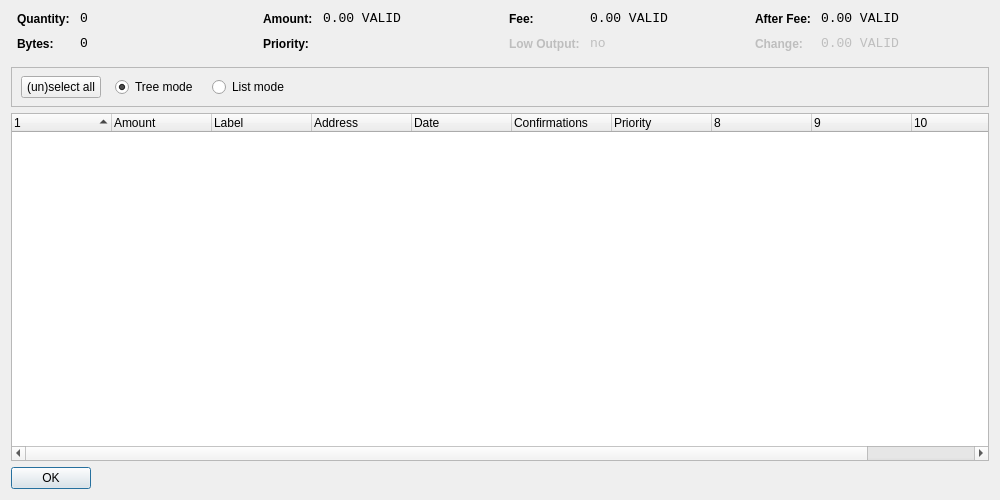
<?xml version="1.0" encoding="UTF-8"?>
<ui version="4.0">
 <class>CoinControlDialog</class>
 <widget class="QDialog" name="CoinControlDialog">
  <property name="geometry">
   <rect>
    <x>0</x>
    <y>0</y>
    <width>1000</width>
    <height>500</height>
   </rect>
  </property>
  <property name="windowTitle">
   <string>Coin Control</string>
  </property>
  <layout class="QVBoxLayout" name="verticalLayout">
   <item>
    <layout class="QHBoxLayout" name="horizontalLayoutTop" stretch="0,0,0,0">
     <property name="topMargin">
      <number>0</number>
     </property>
     <property name="bottomMargin">
      <number>10</number>
     </property>
     <item>
      <layout class="QFormLayout" name="formLayoutCoinControl1">
       <property name="horizontalSpacing">
        <number>10</number>
       </property>
       <property name="verticalSpacing">
        <number>10</number>
       </property>
       <property name="leftMargin">
        <number>6</number>
       </property>
       <property name="rightMargin">
        <number>6</number>
       </property>
       <item row="0" column="0">
        <widget class="QLabel" name="labelCoinControlQuantityText">
         <property name="styleSheet">
          <string notr="true">font-weight:bold;</string>
         </property>
         <property name="text">
          <string>Quantity:</string>
         </property>
        </widget>
       </item>
       <item row="0" column="1">
        <widget class="QLabel" name="labelCoinControlQuantity">
         <property name="font">
          <font>
           <family>Monospace</family>
           <pointsize>10</pointsize>
          </font>
         </property>
         <property name="cursor">
          <cursorShape>IBeamCursor</cursorShape>
         </property>
         <property name="contextMenuPolicy">
          <enum>Qt::ActionsContextMenu</enum>
         </property>
         <property name="text">
          <string notr="true">0</string>
         </property>
         <property name="textInteractionFlags">
          <set>Qt::LinksAccessibleByMouse|Qt::TextSelectableByKeyboard|Qt::TextSelectableByMouse</set>
         </property>
        </widget>
       </item>
       <item row="1" column="0">
        <widget class="QLabel" name="labelCoinControlBytesText">
         <property name="styleSheet">
          <string notr="true">font-weight:bold;</string>
         </property>
         <property name="text">
          <string>Bytes:</string>
         </property>
        </widget>
       </item>
       <item row="1" column="1">
        <widget class="QLabel" name="labelCoinControlBytes">
         <property name="font">
          <font>
           <family>Monospace</family>
           <pointsize>10</pointsize>
          </font>
         </property>
         <property name="cursor">
          <cursorShape>IBeamCursor</cursorShape>
         </property>
         <property name="contextMenuPolicy">
          <enum>Qt::ActionsContextMenu</enum>
         </property>
         <property name="text">
          <string notr="true">0</string>
         </property>
         <property name="textInteractionFlags">
          <set>Qt::LinksAccessibleByMouse|Qt::TextSelectableByKeyboard|Qt::TextSelectableByMouse</set>
         </property>
        </widget>
       </item>
      </layout>
     </item>
     <item>
      <layout class="QFormLayout" name="formLayoutCoinControl2">
       <property name="horizontalSpacing">
        <number>10</number>
       </property>
       <property name="verticalSpacing">
        <number>10</number>
       </property>
       <property name="leftMargin">
        <number>6</number>
       </property>
       <property name="rightMargin">
        <number>6</number>
       </property>
       <item row="0" column="0">
        <widget class="QLabel" name="labelCoinControlAmountText">
         <property name="styleSheet">
          <string notr="true">font-weight:bold;</string>
         </property>
         <property name="text">
          <string>Amount:</string>
         </property>
        </widget>
       </item>
       <item row="0" column="1">
        <widget class="QLabel" name="labelCoinControlAmount">
         <property name="font">
          <font>
           <family>Monospace</family>
           <pointsize>10</pointsize>
          </font>
         </property>
         <property name="cursor">
          <cursorShape>IBeamCursor</cursorShape>
         </property>
         <property name="contextMenuPolicy">
          <enum>Qt::ActionsContextMenu</enum>
         </property>
         <property name="text">
          <string notr="true">0.00 VALID</string>
         </property>
         <property name="textInteractionFlags">
          <set>Qt::LinksAccessibleByMouse|Qt::TextSelectableByKeyboard|Qt::TextSelectableByMouse</set>
         </property>
        </widget>
       </item>
       <item row="1" column="0">
        <widget class="QLabel" name="labelCoinControlPriorityText">
         <property name="styleSheet">
          <string notr="true">font-weight:bold;</string>
         </property>
         <property name="text">
          <string>Priority:</string>
         </property>
        </widget>
       </item>
       <item row="1" column="1">
        <widget class="QLabel" name="labelCoinControlPriority">
         <property name="font">
          <font>
           <family>Monospace</family>
           <pointsize>10</pointsize>
          </font>
         </property>
         <property name="cursor">
          <cursorShape>IBeamCursor</cursorShape>
         </property>
         <property name="contextMenuPolicy">
          <enum>Qt::ActionsContextMenu</enum>
         </property>
         <property name="text">
          <string/>
         </property>
         <property name="textInteractionFlags">
          <set>Qt::LinksAccessibleByMouse|Qt::TextSelectableByKeyboard|Qt::TextSelectableByMouse</set>
         </property>
        </widget>
       </item>
      </layout>
     </item>
     <item>
      <layout class="QFormLayout" name="formLayoutCoinControl3">
       <property name="horizontalSpacing">
        <number>10</number>
       </property>
       <property name="verticalSpacing">
        <number>10</number>
       </property>
       <property name="leftMargin">
        <number>6</number>
       </property>
       <property name="rightMargin">
        <number>6</number>
       </property>
       <item row="0" column="0">
        <widget class="QLabel" name="labelCoinControlFeeText">
         <property name="styleSheet">
          <string notr="true">font-weight:bold;</string>
         </property>
         <property name="text">
          <string>Fee:</string>
         </property>
        </widget>
       </item>
       <item row="0" column="1">
        <widget class="QLabel" name="labelCoinControlFee">
         <property name="font">
          <font>
           <family>Monospace</family>
           <pointsize>10</pointsize>
          </font>
         </property>
         <property name="cursor">
          <cursorShape>IBeamCursor</cursorShape>
         </property>
         <property name="contextMenuPolicy">
          <enum>Qt::ActionsContextMenu</enum>
         </property>
         <property name="text">
          <string notr="true">0.00 VALID</string>
         </property>
         <property name="textInteractionFlags">
          <set>Qt::LinksAccessibleByMouse|Qt::TextSelectableByKeyboard|Qt::TextSelectableByMouse</set>
         </property>
        </widget>
       </item>
       <item row="1" column="0">
        <widget class="QLabel" name="labelCoinControlLowOutputText">
         <property name="enabled">
          <bool>false</bool>
         </property>
         <property name="styleSheet">
          <string notr="true">font-weight:bold;</string>
         </property>
         <property name="text">
          <string>Low Output:</string>
         </property>
        </widget>
       </item>
       <item row="1" column="1">
        <widget class="QLabel" name="labelCoinControlLowOutput">
         <property name="enabled">
          <bool>false</bool>
         </property>
         <property name="font">
          <font>
           <family>Monospace</family>
           <pointsize>10</pointsize>
          </font>
         </property>
         <property name="cursor">
          <cursorShape>IBeamCursor</cursorShape>
         </property>
         <property name="contextMenuPolicy">
          <enum>Qt::ActionsContextMenu</enum>
         </property>
         <property name="text">
          <string notr="true">no</string>
         </property>
         <property name="textInteractionFlags">
          <set>Qt::LinksAccessibleByMouse|Qt::TextSelectableByKeyboard|Qt::TextSelectableByMouse</set>
         </property>
        </widget>
       </item>
      </layout>
     </item>
     <item>
      <layout class="QFormLayout" name="formLayoutCoinControl4">
       <property name="horizontalSpacing">
        <number>10</number>
       </property>
       <property name="verticalSpacing">
        <number>10</number>
       </property>
       <property name="leftMargin">
        <number>6</number>
       </property>
       <property name="rightMargin">
        <number>6</number>
       </property>
       <item row="0" column="0">
        <widget class="QLabel" name="labelCoinControlAfterFeeText">
         <property name="styleSheet">
          <string notr="true">font-weight:bold;</string>
         </property>
         <property name="text">
          <string>After Fee:</string>
         </property>
        </widget>
       </item>
       <item row="0" column="1">
        <widget class="QLabel" name="labelCoinControlAfterFee">
         <property name="font">
          <font>
           <family>Monospace</family>
           <pointsize>10</pointsize>
          </font>
         </property>
         <property name="cursor">
          <cursorShape>IBeamCursor</cursorShape>
         </property>
         <property name="contextMenuPolicy">
          <enum>Qt::ActionsContextMenu</enum>
         </property>
         <property name="text">
          <string notr="true">0.00 VALID</string>
         </property>
         <property name="textInteractionFlags">
          <set>Qt::LinksAccessibleByMouse|Qt::TextSelectableByKeyboard|Qt::TextSelectableByMouse</set>
         </property>
        </widget>
       </item>
       <item row="1" column="0">
        <widget class="QLabel" name="labelCoinControlChangeText">
         <property name="enabled">
          <bool>false</bool>
         </property>
         <property name="styleSheet">
          <string notr="true">font-weight:bold;</string>
         </property>
         <property name="text">
          <string>Change:</string>
         </property>
        </widget>
       </item>
       <item row="1" column="1">
        <widget class="QLabel" name="labelCoinControlChange">
         <property name="enabled">
          <bool>false</bool>
         </property>
         <property name="font">
          <font>
           <family>Monospace</family>
           <pointsize>10</pointsize>
          </font>
         </property>
         <property name="cursor">
          <cursorShape>IBeamCursor</cursorShape>
         </property>
         <property name="contextMenuPolicy">
          <enum>Qt::ActionsContextMenu</enum>
         </property>
         <property name="text">
          <string notr="true">0.00 VALID</string>
         </property>
         <property name="textInteractionFlags">
          <set>Qt::LinksAccessibleByMouse|Qt::TextSelectableByKeyboard|Qt::TextSelectableByMouse</set>
         </property>
        </widget>
       </item>
      </layout>
     </item>
    </layout>
   </item>
   <item>
    <widget class="QFrame" name="frame">
     <property name="minimumSize">
      <size>
       <width>0</width>
       <height>40</height>
      </size>
     </property>
     <property name="frameShape">
      <enum>QFrame::StyledPanel</enum>
     </property>
     <property name="frameShadow">
      <enum>QFrame::Sunken</enum>
     </property>
     <widget class="QWidget" name="horizontalLayoutWidget">
      <property name="geometry">
       <rect>
        <x>10</x>
        <y>0</y>
        <width>781</width>
        <height>41</height>
       </rect>
      </property>
      <layout class="QHBoxLayout" name="horizontalLayoutPanel" stretch="0,0,0,0,0">
       <property name="spacing">
        <number>14</number>
       </property>
       <item>
        <widget class="QPushButton" name="pushButtonSelectAll">
         <property name="sizePolicy">
          <sizepolicy hsizetype="Maximum" vsizetype="Fixed">
           <horstretch>0</horstretch>
           <verstretch>0</verstretch>
          </sizepolicy>
         </property>
         <property name="text">
          <string>(un)select all</string>
         </property>
        </widget>
       </item>
       <item>
        <widget class="QRadioButton" name="radioTreeMode">
         <property name="sizePolicy">
          <sizepolicy hsizetype="Maximum" vsizetype="Fixed">
           <horstretch>0</horstretch>
           <verstretch>0</verstretch>
          </sizepolicy>
         </property>
         <property name="text">
          <string>Tree mode</string>
         </property>
         <property name="checked">
          <bool>true</bool>
         </property>
        </widget>
       </item>
       <item>
        <widget class="QRadioButton" name="radioListMode">
         <property name="sizePolicy">
          <sizepolicy hsizetype="Maximum" vsizetype="Fixed">
           <horstretch>0</horstretch>
           <verstretch>0</verstretch>
          </sizepolicy>
         </property>
         <property name="text">
          <string>List mode</string>
         </property>
        </widget>
       </item>
       <item>
        <spacer name="horizontalSpacer">
         <property name="orientation">
          <enum>Qt::Horizontal</enum>
         </property>
         <property name="sizeHint" stdset="0">
          <size>
           <width>40</width>
           <height>20</height>
          </size>
         </property>
        </spacer>
       </item>
      </layout>
     </widget>
    </widget>
   </item>
   <item>
    <widget class="CoinControlTreeWidget" name="treeWidget">
     <property name="contextMenuPolicy">
      <enum>Qt::CustomContextMenu</enum>
     </property>
     <property name="sortingEnabled">
      <bool>false</bool>
     </property>
     <property name="columnCount">
      <number>11</number>
     </property>
     <attribute name="headerShowSortIndicator" stdset="0">
      <bool>true</bool>
     </attribute>
     <attribute name="headerStretchLastSection">
      <bool>false</bool>
     </attribute>
     <column>
      <property name="text">
       <string/>
      </property>
     </column>
     <column>
      <property name="text">
       <string>Amount</string>
      </property>
     </column>
     <column>
      <property name="text">
       <string>Label</string>
      </property>
     </column>
     <column>
      <property name="text">
       <string>Address</string>
      </property>
     </column>
     <column>
      <property name="text">
       <string>Date</string>
      </property>
     </column>
     <column>
      <property name="text">
       <string>Confirmations</string>
      </property>
      <property name="toolTip">
       <string>Confirmed</string>
      </property>
     </column>
     <column>
      <property name="text">
       <string>Priority</string>
      </property>
     </column>
     <column>
      <property name="text">
       <string/>
      </property>
     </column>
     <column>
      <property name="text">
       <string/>
      </property>
     </column>
     <column>
      <property name="text">
       <string/>
      </property>
     </column>
     <column>
      <property name="text">
       <string/>
      </property>
     </column>
    </widget>
   </item>
   <item>
    <widget class="QDialogButtonBox" name="buttonBox">
     <property name="sizePolicy">
      <sizepolicy hsizetype="Maximum" vsizetype="Fixed">
       <horstretch>0</horstretch>
       <verstretch>0</verstretch>
      </sizepolicy>
     </property>
     <property name="orientation">
      <enum>Qt::Horizontal</enum>
     </property>
     <property name="standardButtons">
      <set>QDialogButtonBox::Ok</set>
     </property>
    </widget>
   </item>
  </layout>
 </widget>
 <customwidgets>
  <customwidget>
   <class>CoinControlTreeWidget</class>
   <extends>QTreeWidget</extends>
   <header>coincontroltreewidget.h</header>
  </customwidget>
 </customwidgets>
 <resources/>
 <connections/>
</ui>
